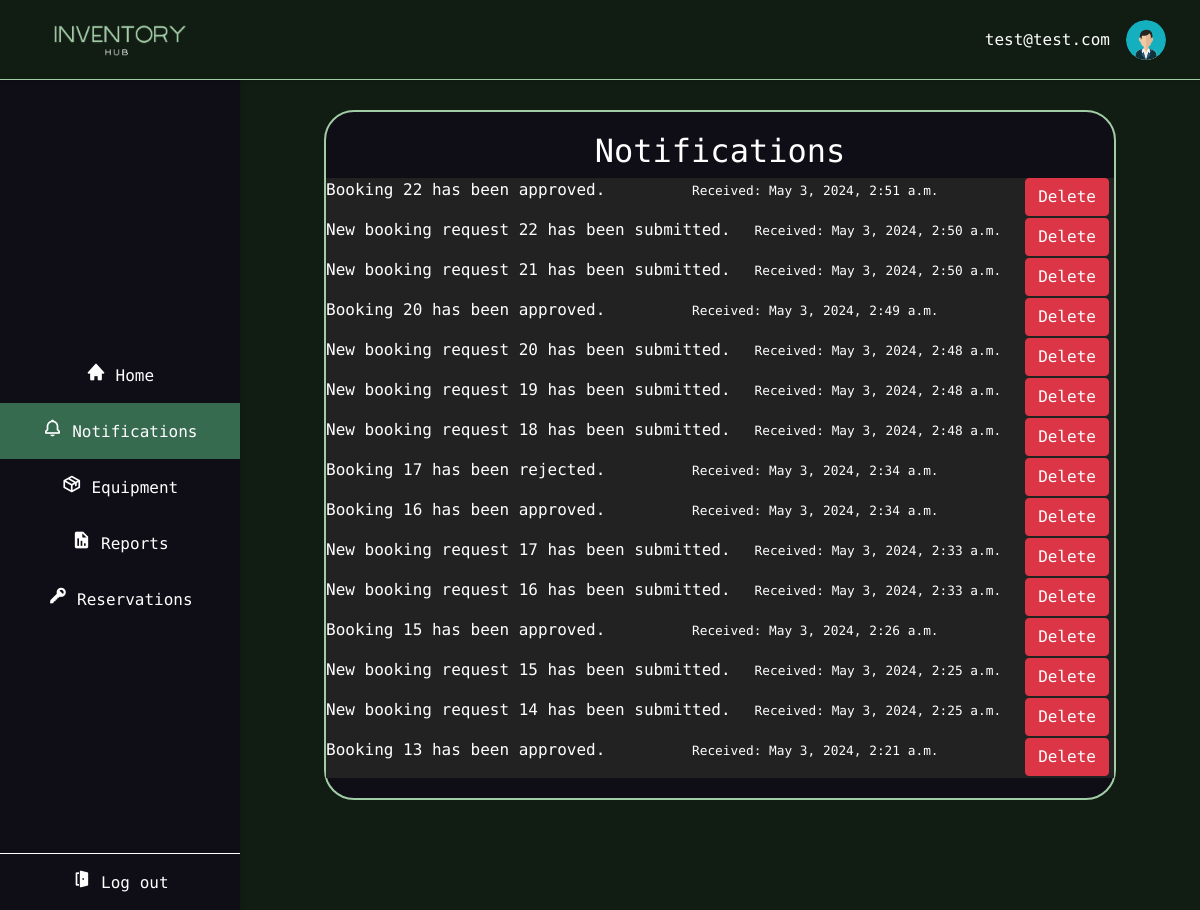
Before: /notifications/ (signed in) with the older database file.
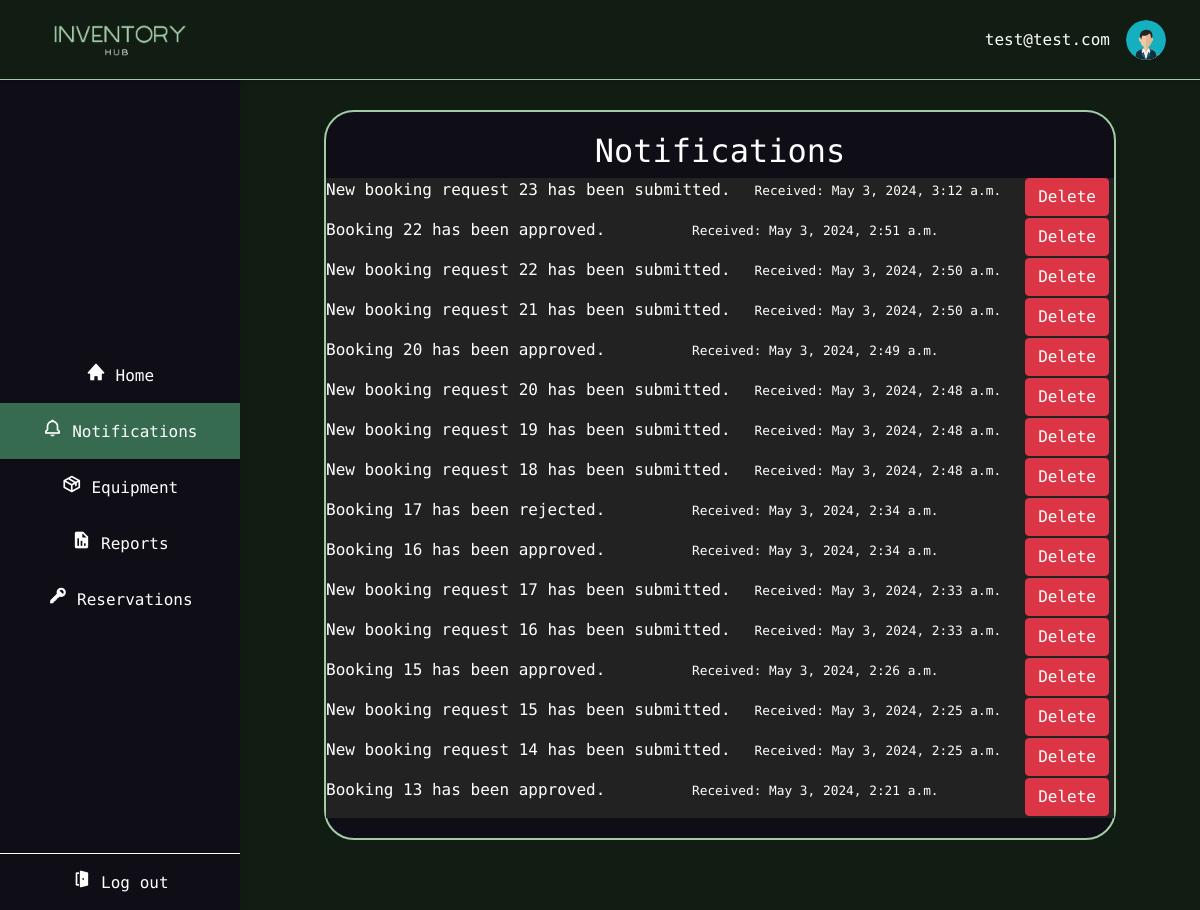
After: the same page with the newer database file.
### InventoryManagement/models.py (models this page shows, shortened)
class UserNotification(models.Model):
    user = models.ForeignKey(CustomUser, on_delete=models.CASCADE)
    message =  models.CharField(max_length=65535)
    created = models.DateTimeField(auto_now_add=True)

### InventoryManagement/views.py (the view)
# urls.py: path('notifications/', views.notifications, name='notifications'),
@login_required
def notifications(request):
    notifications = UserNotification.objects.filter(user=request.user).order_by('-created')
    return render(request, 'notifications.html', {'notifications': notifications})

### InventoryManagement/templates/notifications.html (shortened to what this page needs)
{% extends "base.html" %}
{% load static %}
{% block styles %}
    <link rel="stylesheet" href="{% static 'css/equipment.css' %}">
    <link rel="stylesheet" href="{% static 'css/notifs.css' %}">
{% endblock %}
{% block content %}
    <div class="structure-main">
    <div class="electronics-panel">
  <h2>Notifications</h2>
  {% for notification in notifications %}
    <div class="notification">
        <p>{{ notification.message }}</p>
        <p><small>Received: {{ notification.created }}</small></p>
        <form method="post" action="{% url 'delete_notification' notification.id %}">
        <button type="submit" class="btn btn-danger">Delete</button>
      </form>
    </div>
  {% empty %}
    <p>No notifications.</p>
  {% endfor %}
    </div>
    </div>
{% endblock %}

Changed rows visible on the page:
added UserNotification: message "New booking request 23 has been submitted.", created "May 3, 2024, 3:12 a.m."
